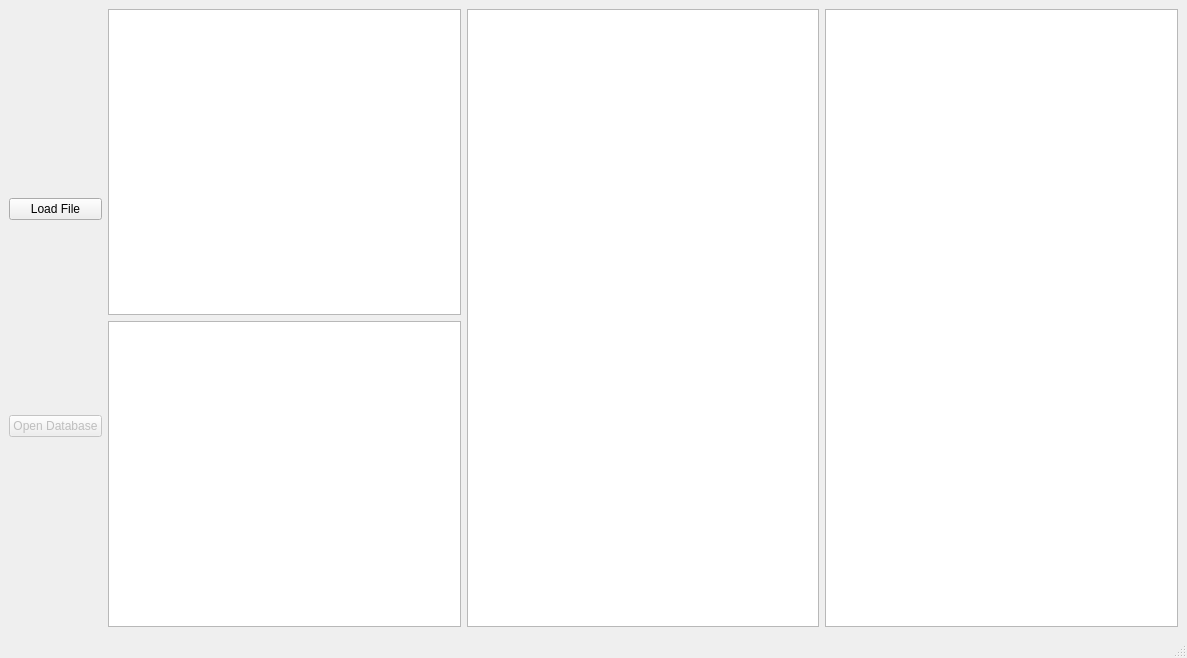
<?xml version="1.0" encoding="UTF-8"?>
<ui version="4.0">
 <class>MainWindow</class>
 <widget class="QMainWindow" name="MainWindow">
  <property name="geometry">
   <rect>
    <x>0</x>
    <y>0</y>
    <width>1187</width>
    <height>658</height>
   </rect>
  </property>
  <property name="windowTitle">
   <string>MainWindow</string>
  </property>
  <widget class="QWidget" name="centralwidget">
   <layout class="QGridLayout" name="gridLayout">
    <item row="0" column="1">
     <widget class="QListWidget" name="listWidget"/>
    </item>
    <item row="0" column="2" rowspan="2">
     <widget class="QListWidget" name="listWidget_2"/>
    </item>
    <item row="0" column="3" rowspan="2">
     <widget class="QListWidget" name="listWidget_3"/>
    </item>
    <item row="0" column="0" rowspan="2">
     <layout class="QVBoxLayout" name="verticalLayout">
      <item>
       <widget class="QPushButton" name="loadFile">
        <property name="text">
         <string>Load File</string>
        </property>
       </widget>
      </item>
      <item>
       <widget class="QPushButton" name="pushButton">
        <property name="enabled">
         <bool>false</bool>
        </property>
        <property name="text">
         <string>Open Database</string>
        </property>
       </widget>
      </item>
     </layout>
    </item>
    <item row="1" column="1">
     <widget class="QListWidget" name="listWidget_4"/>
    </item>
   </layout>
  </widget>
  <widget class="QMenuBar" name="menubar">
   <property name="geometry">
    <rect>
     <x>0</x>
     <y>0</y>
     <width>1187</width>
     <height>21</height>
    </rect>
   </property>
  </widget>
  <widget class="QStatusBar" name="statusbar"/>
 </widget>
 <resources/>
 <connections>
  <connection>
   <sender>loadFile</sender>
   <signal>clicked()</signal>
   <receiver>MainWindow</receiver>
   <slot>loadFile()</slot>
   <hints>
    <hint type="sourcelabel">
     <x>97</x>
     <y>234</y>
    </hint>
    <hint type="destinationlabel">
     <x>298</x>
     <y>87</y>
    </hint>
   </hints>
  </connection>
  <connection>
   <sender>pushButton</sender>
   <signal>clicked()</signal>
   <receiver>MainWindow</receiver>
   <slot>showdb()</slot>
   <hints>
    <hint type="sourcelabel">
     <x>65</x>
     <y>431</y>
    </hint>
    <hint type="destinationlabel">
     <x>91</x>
     <y>320</y>
    </hint>
   </hints>
  </connection>
 </connections>
 <slots>
  <slot>process_line(QString)</slot>
  <slot>loadFile()</slot>
  <slot>showdb()</slot>
 </slots>
</ui>
